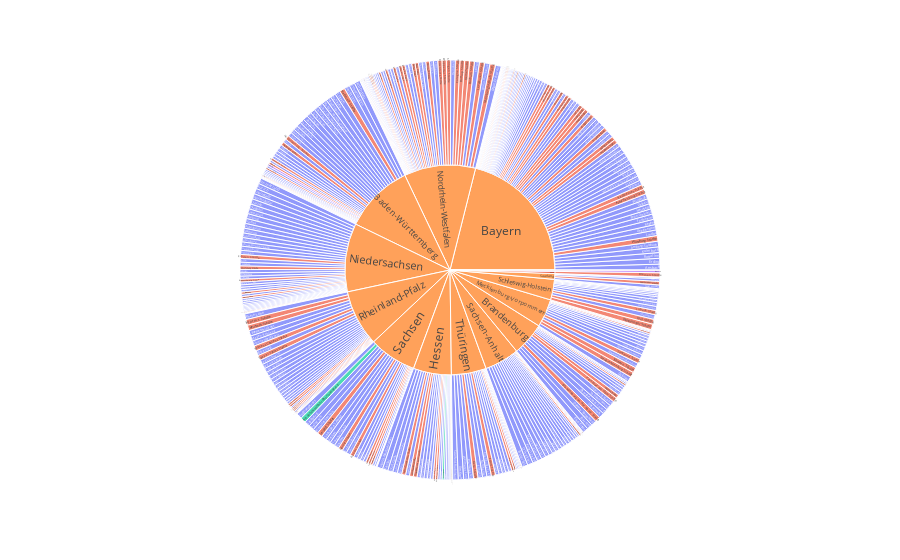

Notebook code for this chart:
### Code cell
# create sunburst plot
Ohren_sunburst = px.sunburst(kreise_df, path=['Bundesland', 'Landkreis'], values='avg_Score', color='Land_Stadt')
print(pd.read_csv('https://raw.githubusercontent.com/plotly/datasets/718417069ead87650b90472464c7565dc8c2cb1c/coffee-flavors.csv').head())
Ohren_sunburst.show()
kreise_df.head()

### Figure 1 — Plotly figure (JSON) as saved in the notebook; plotly's stock layout.template omitted (floating-point values rounded to 4 significant figures; data arrays with more than 128 entries replaced by an {"elided": "..."} marker saying what was removed)
{"data": [{"branchvalues": "total", "customdata": {"elided": "450x1 str values"}, "domain": {"x": [0, 1], "y": [0, 1]}, "hovertemplate": "labels=%{label}<br>avg_Score=%{value}<br>parent=%{parent}<br>id=%{id}<br>Land_Stadt=%{customdata[0]}<extra></extra>", "ids": {"elided": "450 str values"}, "labels": {"elided": "450 str values"}, "marker": {"colors": {"elided": "450 str values"}}, "name": "", "parents": {"elided": "450 str values"}, "type": "sunburst", "values": {"elided": "450 float values"}}], "layout": {"legend": {"tracegroupgap": 0}, "margin": {"t": 60}}}
